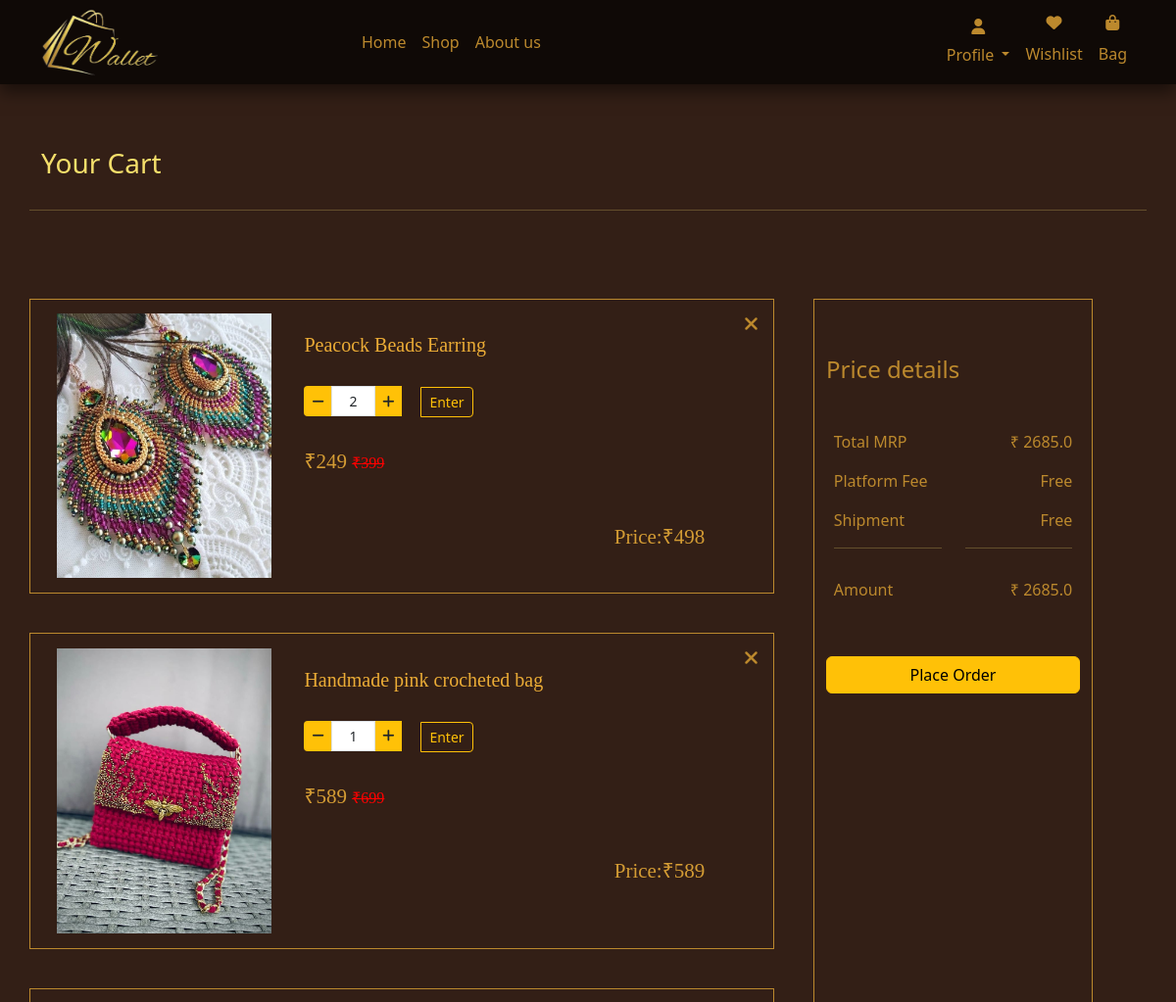
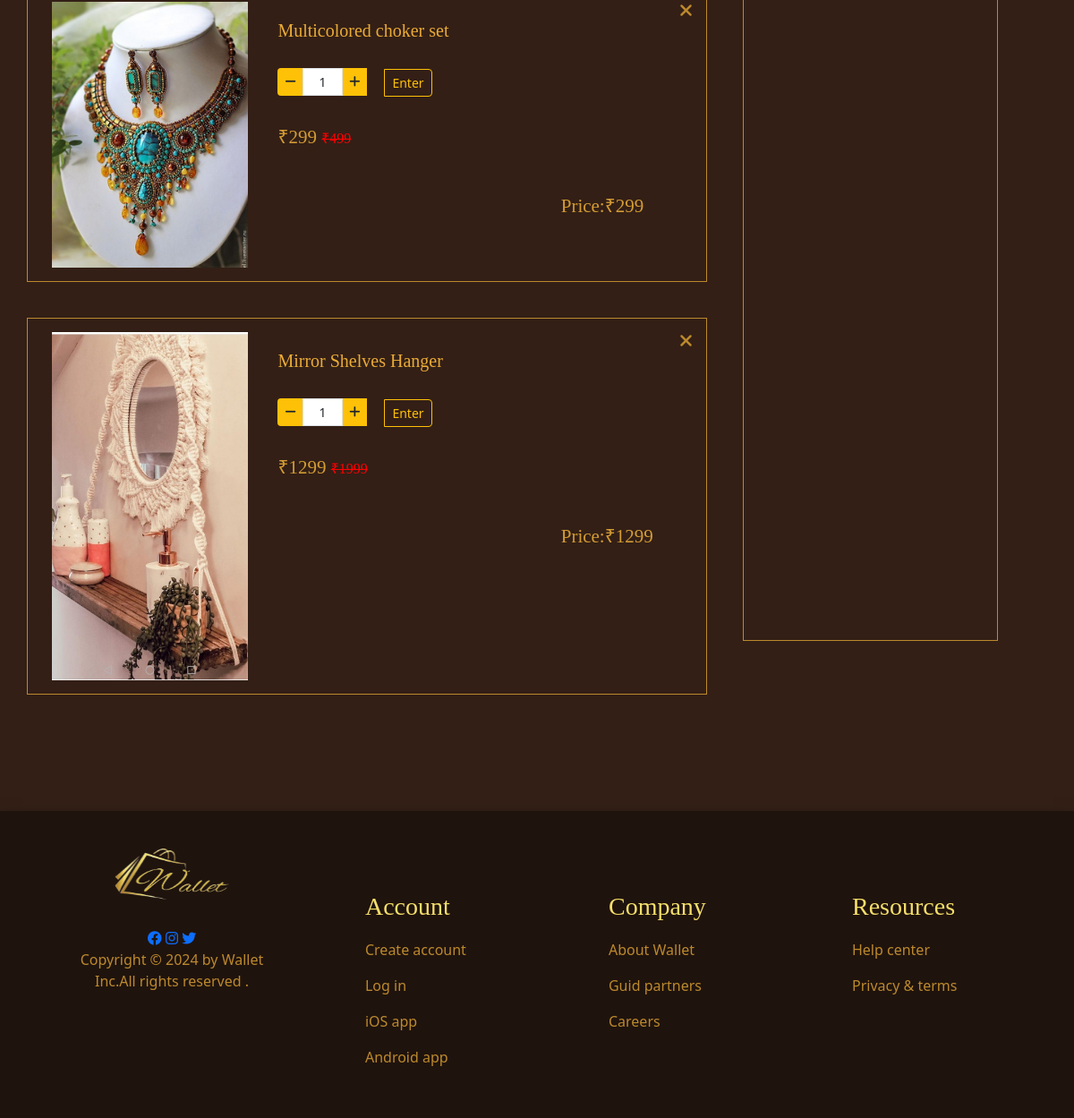
/view_cart (signed in), run on the app's committed database (2 pictures, top to bottom).
### app/models.py (models this page shows, shortened)
class cart(models.Model):
    user=models.ForeignKey(User,on_delete=models.CASCADE)
    product=models.ForeignKey(products,on_delete=models.CASCADE)
    prod_qty=models.IntegerField(null=False,blank=False)
    time_create=models.DateTimeField(auto_now_add=True)
    @property
    def total_cost(self):
        return self.prod_qty*self.product.off_price

class products(models.Model):
    category=models.ForeignKey(subcategories,on_delete=models.CASCADE)
    titlepd=models.CharField(max_length=150,null=False,blank=False)
    name=models.CharField(max_length=150)
    vendor=models.CharField(max_length=100)
    prod_image=models.ImageField(upload_to="img/%y")
    quantity=models.IntegerField(null=False,blank=False)
    original_price=models.IntegerField(null=False,blank=False)
    off_price=models.IntegerField(null=False,blank=False)
    description=models.TextField(max_length=450)
    trending=models.BooleanField(default=False,help_text="0-show , 1-Hidden")
    wishlist = models.BooleanField(default=False, help_text="0-show , 1-Hidden")
    status=models.BooleanField(default=False,help_text="0-show , 1-Hidden")
    time_create=models.DateTimeField(auto_now_add=True)

### app/views.py (the view)
# urls.py: path('view_cart',views.view_cart,name='view_cart'),
def view_cart(request):
    if request.user.is_authenticated:
        Cart=cart.objects.filter(user=request.user)
        return render(request, "cart.html",{'cart':Cart})
    else:
        return redirect('login')

### templates/cart.html (shortened to what this page needs)
<!DOCTYPE html>
<html lang="en">
<head>
    {% load static %}
    <link rel="stylesheet" href="{% static 'css/cart.css' %}">
    <link rel="stylesheet" href="{% static 'bootstrap-5.3.3-dist/css/bootstrap.min.css' %}">
    <link rel="stylesheet" href="https://cdnjs.cloudflare.com/ajax/libs/font-awesome/6.2.0/css/all.min.css">
</head>
<body>
    {% include 'nav.html' %}
<div class="container" style="margin-top: 100px;">
    <div class="row product_data">
        <h3>Your Cart</h3>
        <hr>
        <div class="col-12 col-sm-12 col-md-7 col-lg-8" style="margin-right: 40px;">
            {% for y in cart %}
                <div class="row item">
                    <div class="col-4 col-sm-4 col-md-4 col-lg-4 image">
                        <img src="{{ y.product.prod_image.url }}" class="card-img-top img-fluid" alt="No image">
                    </div>
                    <div class="col-8 col-sm-8 col-md-8 col-lg-8  para ">
                        <h5 class="card-title">{{y.product.name}}</h5>
                        <p>
                            <div class="input-group input-group-sm" style="width: 100px;">
                                <button class="input-group-text bg-warning text-dark btn-minus"><i class="fa fa-minus"></i></button>
                                <input type="type" name="qty" class="form-control text-center qty-input" value="{{ y.prod_qty }}">
                                <button class="input-group-text bg-warning text-dark btn-plus"><i class="fa fa-plus"></i></button>
                                <button class="btn btn-outline-warning btnEnter">Enter</button>
                            </div>
                        </p>
                        <p class="card-text ">₹{{y.product.off_price}}  <span>₹{{y.product.original_price}}</span></p>
                        <p class="card-text cost">Price:₹{{y.total_cost}}</p>
                        <div class="product">
                            <button class="close" data-product-id="{{ product.id }}"><i class="fa fa-close"></i></button>
                        </div>
                    </div>
                </div>
            {% endfor %}
        </div>
        <div class="col-12 col-sm-12 col-md-4 col-lg-3  price">
            <h4>Price details</h4>
            <div class="row">
                <div class="col pricepara">
                    <p>Total MRP</p>
                    <p>Platform Fee</p>
                    <p>Shipment</p>
                    <hr>
                    <p>Amount</p>
                </div>
                <div class="col priceans">
                    <p id="amt"></p>
                    <p>Free</p>
                    <p>Free</p>
                    <hr>
                    <p id="amount"></p>
                </div>
            </div>
            <button class="btn btn-warning">Place Order</button>
        </div>
    </div>
</div>
    {% include 'footer.html' %}
</body>
</html>

### static/css/cart.css (style rules this page uses)
body { background-color: #331F16 !important; overflow-x: hidden; }
.row h3 { color: #F5DF6B; margin: 50px 0 30px 0; }
.row hr { color: #F5DF6B; margin: 0 0 90px 0; }
.item { border:1px solid; border-color: #BC892D; margin: 40px 0; padding: 2%; position: relative; }
.item .image { align-items: center; justify-items: center; vertical-align: middle; }
.item .para { padding-left: 3%; }
.item .image img { object-fit: cover; margin: auto 0; }
.item h5 { color:#ebac36; font-family: Cambria, Cochin, Georgia, Times, 'Times New Roman', serif; margin: 20px 0 30px 0; }
.item p { color:#d49c34; font-size: 21px; margin: 0 0; font-family: Cambria, Cochin, Georgia, Times, 'Times New Roman', serif; }
.item p span { text-decoration: line-through; font-size: 16px; color:red }
.item .cost { font-family: Cambria, Cochin, Georgia, Times, 'Times New Roman', serif; margin-top: 10%; margin-left: 70%; }
.price { border:1px solid; border-color: #BC892D; margin: 100px 0; padding: 5% 5%; }
.price h4 { color: #BC892D; }
.price p { color: #BC892D; }
.price .pricepara { margin: 50px 0; padding-left: 7%; }
.price .priceans { margin: 50px 0; padding-right: 7%; }
.price .pricepara hr, .price .priceans hr { color: #F5DF6B; margin: 0 0 30px 0; }
.price .priceans { text-align: right; }
.price button { width: 100%; }
.input-group-sm .btn-minus, .input-group-sm .btn-plus { box-shadow: none !important; border: none; background: none; outline: none; transition: none; }
.close { position: absolute; top: 0; right: 0; padding: 5px 10px; margin: 5px; font-size: 20px; cursor: pointer; background-color: transparent; border: none; color: #BC892D; }
.btnEnter { position: absolute; bottom: 30px; left: 120px; border-radius: none; }

### static/css/footer.css (style rules this page uses)
.row .col { margin: 40px 0; color: #BC892D; }

### data on the page
cart: product.prod_image (picture), product.name "Peacock Beads Earring", qty "2", product.off_price "249", product.original_price "399", total_cost "498"
cart: product.prod_image (picture), product.name "Handmade pink crocheted bag", qty "1", product.off_price "589", product.original_price "699", total_cost "589"
cart: product.prod_image (picture), product.name "Multicolored choker set", qty "1", product.off_price "299", product.original_price "499", total_cost "299"
cart: product.prod_image (picture), product.name "Mirror Shelves Hanger", qty "1", product.off_price "1299", product.original_price "1999", total_cost "1299"
